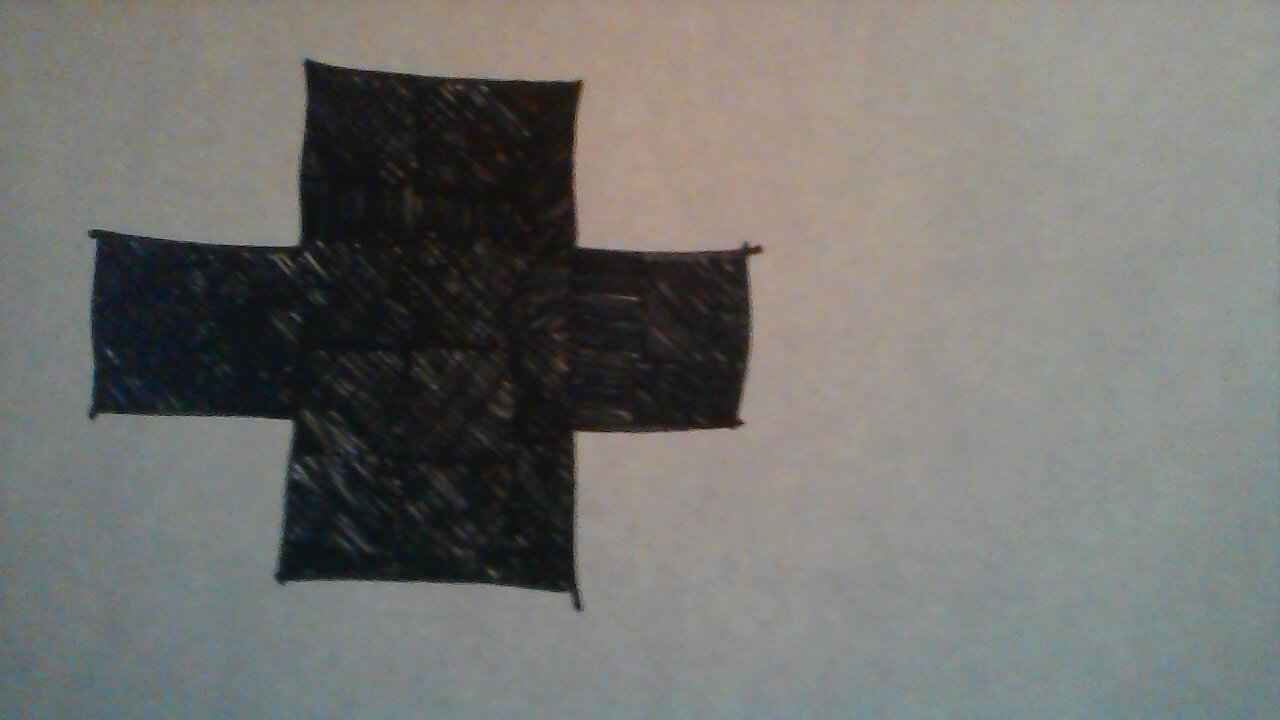
#> input picture py_sandbox/archive/IMDL_old_code/IMDL_Project/camera/2015-04-15-160339.jpg, 1280 x 720 px, given in place of the camera
$ python delme_calibrateCamera.py
#> lines starting #> are read from the running program, lines starting #| are printed output that depends on the picture
import cv2
import numpy as np

cap = cv2.VideoCapture(1) #select video source


#not sure what this does yet, but used in trackbars
def nothing(x):
    pass


#set controls window parameters
ht=200
wd=512
img=np.zeros((ht,wd,3), np.uint8)
cv2.namedWindow('image')
#make  trackbars for upper / lower ranges
    #lower range
cv2.createTrackbar('H lower','image',0,179,nothing)
cv2.createTrackbar('S lower','image',0,255,nothing)
cv2.createTrackbar('V lower','image',0,255,nothing)
    #upper range
cv2.createTrackbar('H upper','image',0,179,nothing)
cv2.createTrackbar('S upper','image',0,255,nothing)
cv2.createTrackbar('V upper','image',0,255,nothing)

#initialize trackbar positions
ini=[13,193,150,22,255,201] # orange balloon
cv2.setTrackbarPos('H lower','image',ini[0])
cv2.setTrackbarPos('S lower','image',ini[1])
cv2.setTrackbarPos('V lower','image',ini[2])
cv2.setTrackbarPos('H upper','image',ini[3])
cv2.setTrackbarPos('S upper','image',ini[4])
cv2.setTrackbarPos('V upper','image',ini[5])


#create trackbar, called H, in window image, w/ range (0,255), pass nothing
    #create sample color boxes
tL=(10,10)
bR=(wd/2-10,ht-10)

tL2=(wd/2+10,10)
bR2=(wd-10,ht-10)


while(1):

    #controls setup / plotting
    cv2.imshow('image',img)
        #track set 1 - lower
    h_L = cv2.getTrackbarPos('H lower','image')
    s_L = cv2.getTrackbarPos('S lower','image')
    v_L = cv2.getTrackbarPos('V lower','image')
    hsvL=np.uint8([[[h_L,s_L,v_L]]])   #trans to BGR
    bgrL=cv2.cvtColor(hsvL,cv2.COLOR_HSV2BGR)
    b_L=int(bgrL[0][0][0])
    g_L=int(bgrL[0][0][1])
    r_L=int(bgrL[0][0][2])
        #track set 1 - upper
    h_U = cv2.getTrackbarPos('H upper','image')
    s_U = cv2.getTrackbarPos('S upper','image')
    v_U = cv2.getTrackbarPos('V upper','image')
    hsvU=np.uint8([[[h_U,s_U,v_U]]])   #trans to BGR
    bgrU=cv2.cvtColor(hsvU,cv2.COLOR_HSV2BGR)
    b_U=int(bgrU[0][0][0])
    g_U=int(bgrU[0][0][1])
    r_U=int(bgrU[0][0][2])
        #plot everything
    img[:]=0 #set controls bkgd to black
    cv2.rectangle(img,tL,bR,(b_L,g_L,r_L),-1) #plot rect1
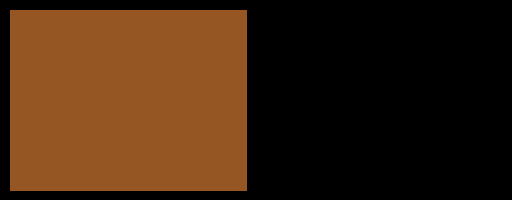
#> img: shape (200, 512, 3); mean of channels 0, 1, 2 15.1, 36, 62.8; drawn as B, G, R
    cv2.rectangle(img,tL2,bR2,(b_U,g_U,r_U),-1)    #plot rect2
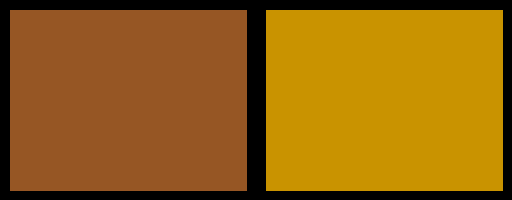
#> img: shape (200, 512, 3); mean of channels 0, 1, 2 15.1, 97.6, 147; drawn as B, G, R


    # Take each frame
    _, frame = cap.read()
#> frame is the input picture: shape (720, 1280, 3); mean B, G, R 111.2, 114.4, 114.5
    ratio=0.75
    frame = cv2.resize(frame,None,fx=ratio, fy=ratio,
					   interpolation = cv2.INTER_AREA)
#> frame: shape (540, 960, 3)


    # Convert BGR to HSV
    hsv = cv2.cvtColor(frame, cv2.COLOR_BGR2HSV)
#> hsv: shape (540, 960, 3); mean H, S, V 59, 31.4, 119.1

    # define range of blue color in HSV
    # KJGNOTE: this actually seems to be blue range in RGB
    # lower_blue = np.array([130,255,255])

    lower = np.array([h_L,s_L,v_L])
    upper = np.array([h_U,s_U,v_U])

    # Threshold the HSV image to get only blue colors
    mask = cv2.inRange(hsv, lower, upper)
#> mask: shape (540, 960); every value is 0
    #note that the mask is the one with the interest region in white

    # Bitwise-AND mask and original image
    res = cv2.bitwise_and(frame,frame, mask= mask)
#> res: shape (540, 960, 3); every value is 0

    #cv2.imshow('frame',frame)
    #cv2.imshow('mask',mask)
    cv2.imshow('res',res)


        #
    k = cv2.waitKey(5) & 0xFF
#> (key Esc is pressed here)
    if k == 27:
        break

cv2.destroyAllWindows()
